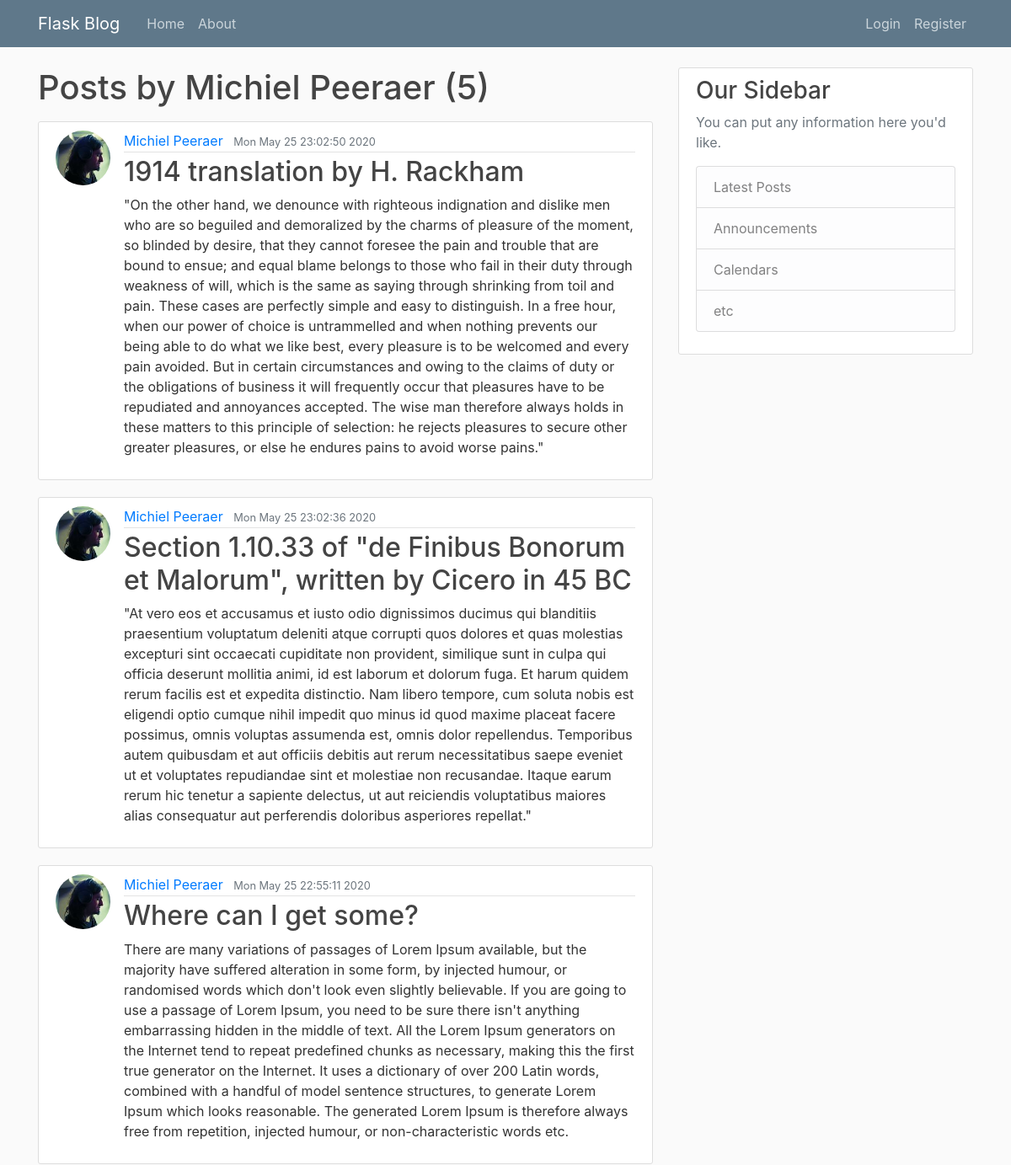
/user/Michiel Peeraer (upper part), run on an earlier commit of the app's database.
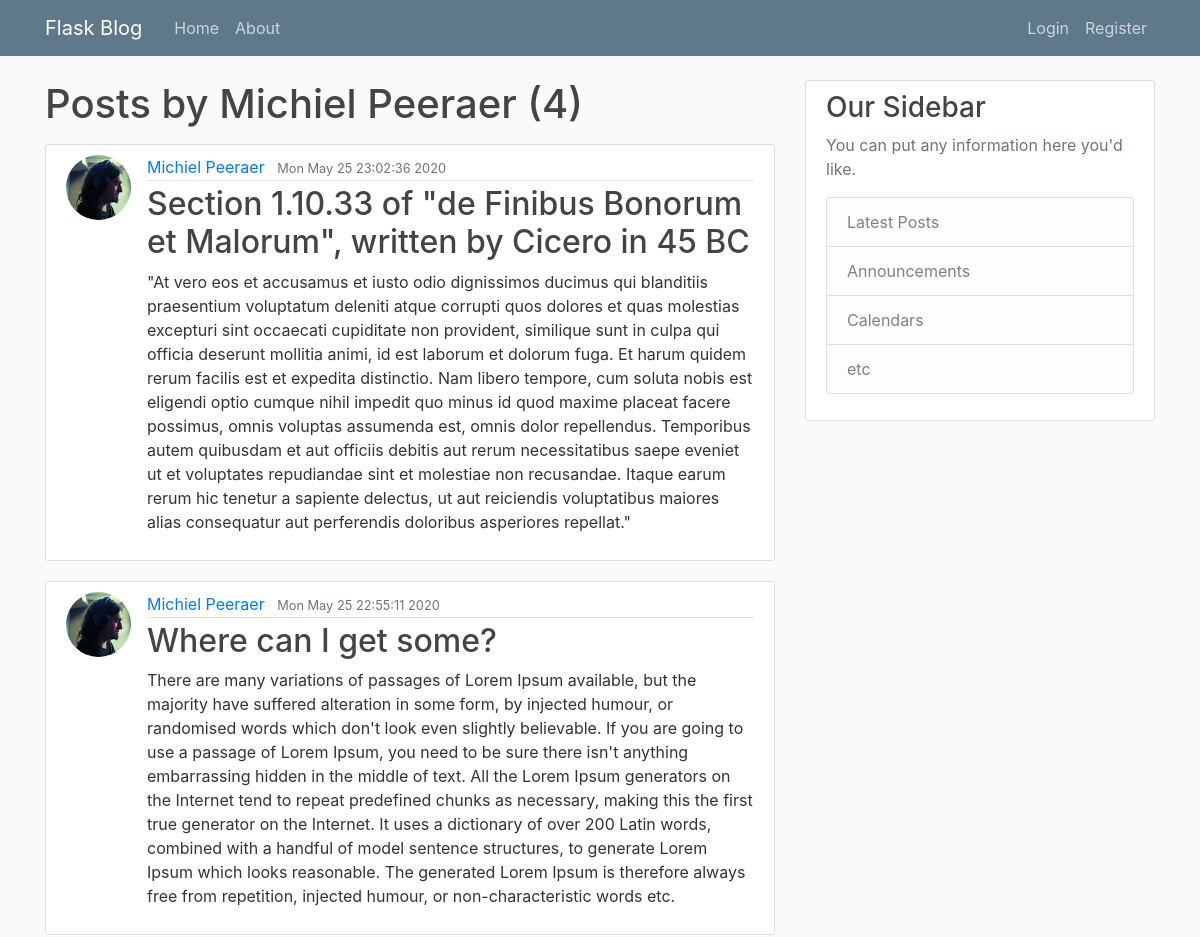
And on a later commit of the database.
### flaskblog/models.py (models this page shows, shortened)
class Post(db.Model):
    id = db.Column(db.Integer, primary_key=True)
    title = db.Column(db.String(100), nullable=False)
    date_posted = db.Column(db.DateTime, nullable=False, default=datetime.now)
    content = db.Column(db.Text, nullable=False)
    user_id = db.Column(db.Integer, db.ForeignKey('user.id'), nullable=False)

class User(db.Model, UserMixin):
    id = db.Column(db.Integer, primary_key=True)
    username = db.Column(db.String(20), unique=True, nullable=False)
    email = db.Column(db.String(120), unique=True, nullable=False)
    image_file = db.Column(db.String(20), nullable=False, default='default.jpg')
    password = db.Column(db.String(60), nullable=False)
    posts = db.relationship('Post', backref='author', lazy=True)

### flaskblog/users/routes.py (the view)
@users.route("/user/<string:username>")
def user_posts(username):
    page = request.args.get('page', 1, type=int)
    user = User.query.filter_by(username=username).first_or_404()
    posts = Post.query.filter_by(author=user)\
            .order_by(Post.date_posted.desc())\
            .paginate(page=page, per_page=5)
    return render_template('user_posts.html', posts=posts, user=user)

### flaskblog/templates/user_posts.html (shortened to what this page needs)
{% extends "layout.html" %}
{% block content %}
    <h1 class="mb-3">Posts by {{ user.username }} ({{ posts.total }})</h1>
    {% for post in posts.items %}
        <article class="media content-section">
            <img class="rounded-circle article-img" src="{{ url_for('static', filename='profile_pics/' + post.author.image_file) }}">
            <div class="media-body">
                <div class="article-metadata">
                    <a class="mr-2" href="{{ url_for('users.user_posts', username=post.author.username) }}">{{ post.author.username }}</a>
                    <small class="text-muted">{{ post.date_posted.strftime('%c') }}</small>
                </div>
                <h2><a class="article-title" href="{{ url_for('posts.post', post_id=post.id) }}">{{ post.title }}</a></h2>
                <p class="article-content">{{ post.content }}</p>
            </div>
        </article>
    {% endfor %}
{% endblock content %}

What changed in the data, as far as the page shows it:
removed Post: image_file (picture), author.username "Michiel Peeraer", date_posted "Mon May 25 23:02:50 2020", title "1914 translation by H. Rackham", content "\"On the other hand, we denounce with righteous indignation and dislike men who are so beguiled and demoralized by the charms of pleasure of the moment, so blinded by desire, that they cannot foresee the pain and trouble that are bound to ensue; and equal blame belongs to those who fail in their duty through weakness of will, which is the same as saying through shrinking from toil and pain. These cases are perfectly simple and easy to distinguish. In a free hour, when our power of choice is untrammelled and when nothing prevents our being able to do what we like best, every pleasure is to be welcomed and every pain avoided. But in certain circumstances and owing to the claims of duty or the…"
Also different on the page:
{{ posts.total }}: "5" → "4"
